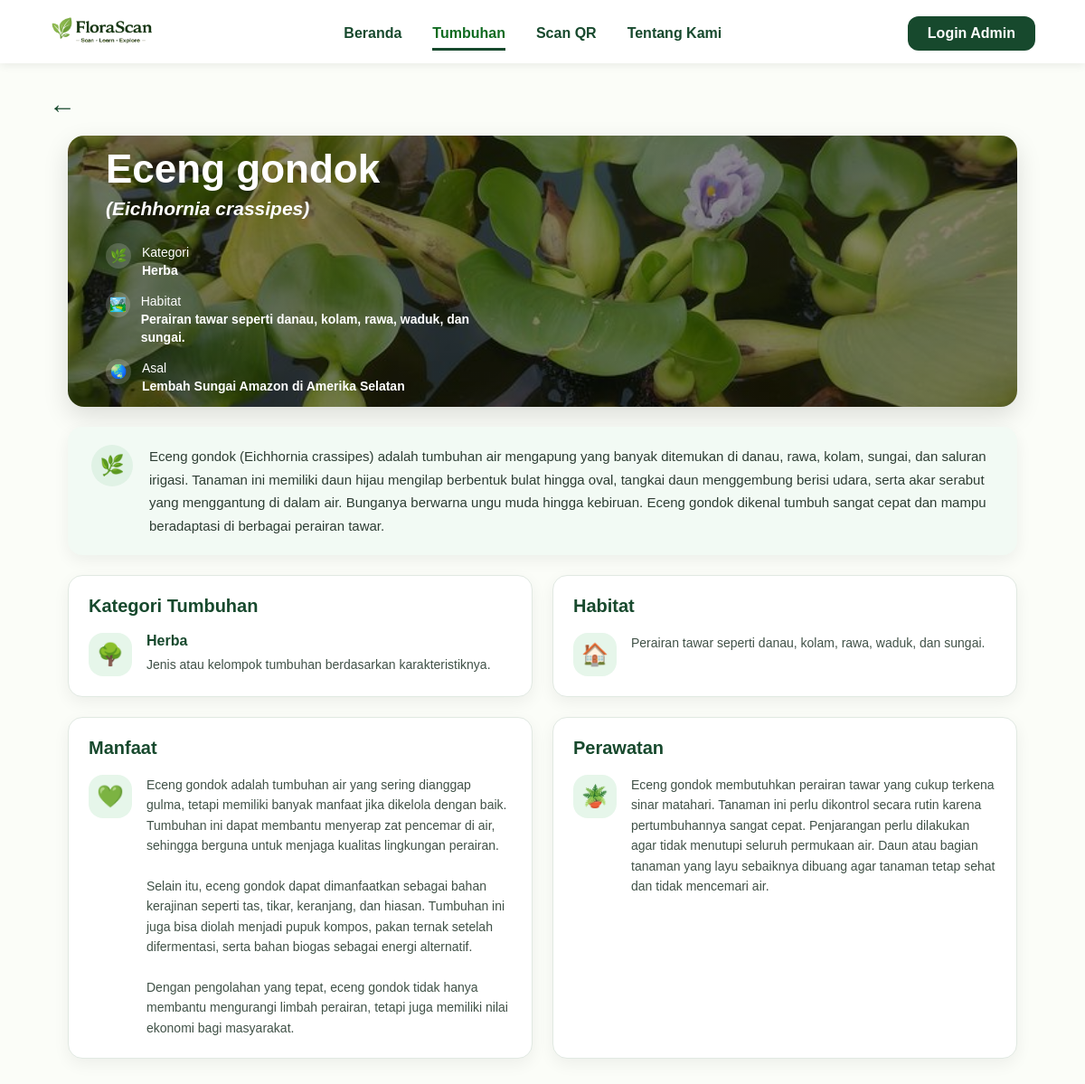
Screenshot of /detail.php?id=1 with the database file from the repository.
### tables this page shows
CREATE TABLE `tumbuhan` (
  `id_tumbuhan` int(11) NOT NULL,
  `nama_tumbuhan` varchar(100) NOT NULL,
  `nama_latin` varchar(100) NOT NULL,
  `kategori` varchar(100) NOT NULL,
  `habitat` varchar(150) NOT NULL,
  `asal` varchar(150) NOT NULL,
  `manfaat` text NOT NULL,
  `perawatan` text NOT NULL,
  `deskripsi` text NOT NULL,
  `gambar` varchar(255) DEFAULT NULL,
  `qr_code` varchar(255) DEFAULT NULL,
  `tanggal_input` timestamp NOT NULL DEFAULT current_timestamp()
);

### detail.php (the view, shortened to what this page needs)
<?php
include 'koneksi.php';
$id = mysqli_real_escape_string($koneksi, $_GET['id']);
$query = mysqli_query($koneksi, "SELECT * FROM tumbuhan WHERE id_tumbuhan='$id'");
$tumbuhan = mysqli_fetch_assoc($query);
$gambar = !empty($tumbuhan['gambar']) ? "img/" . $tumbuhan['gambar'] : "";
?>
<!DOCTYPE html>
<html lang="id">
<head>
    <link rel="stylesheet" href="css/style.css?v=47">
</head>
<body>
<nav class="navbar">
    <div class="logo-wrap">
        <img src="img/logo-florascan.png" alt="FloraScan" class="logo-img">
    </div>
    <ul>
        <li><a href="index.php">Beranda</a></li>
        <li><a href="tumbuhan.php" class="active">Tumbuhan</a></li>
        <li><a href="scan.php">Scan QR</a></li>
        <li><a href="tentang.php">Tentang Kami</a></li>
    </ul>
    <?php if (isset($_SESSION['admin'])) { ?>
        <a href="admin/dashboard.php" class="nav-btn">Halaman Admin</a>
    <?php } else { ?>
        <a href="admin/login.php" class="nav-btn">Login Admin</a>
    <?php } ?>
</nav>
<main class="detail-page">
    <a href="tumbuhan.php" class="detail-back">←</a>
    <section class="detail-banner" style="background-image:linear-gradient(rgba(0,0,0,0.45), rgba(0,0,0,0.45)), url('<?= htmlspecialchars($gambar); ?>');">
        <div class="detail-banner-content">
            <h1><?= htmlspecialchars($tumbuhan['nama_tumbuhan']); ?></h1>
            <h3>
                (<?= htmlspecialchars($tumbuhan['nama_latin']); ?>)
            </h3>
            <div class="detail-meta">
                <div>
                    <span>🌿</span>
                    <p>Kategori<br><b><?= htmlspecialchars($tumbuhan['kategori']); ?></b></p>
                </div>
                <div>
                    <span>🏞️</span>
                    <p>Habitat<br><b><?= htmlspecialchars($tumbuhan['habitat']); ?></b></p>
                </div>
                <div>
                    <span>🌏</span>
                    <p>Asal<br><b><?= htmlspecialchars($tumbuhan['asal']); ?></b></p>
                </div>
            </div>
        </div>
    </section>
    <section class="detail-description">
        <div class="desc-icon">🌿</div>
        <p>
            <?= nl2br(htmlspecialchars($tumbuhan['deskripsi'])); ?>
        </p>
    </section>
    <section class="detail-card-grid">
        <div class="detail-small-card">
            <h3>Kategori Tumbuhan</h3>
            <div class="detail-card-content">
                <div class="card-icon">🌳</div>
                <div>
                    <h4><?= htmlspecialchars($tumbuhan['kategori']); ?></h4>
                    <p>
                        Jenis atau kelompok tumbuhan berdasarkan karakteristiknya.
                    </p>
                </div>
            </div>
        </div>
        <div class="detail-small-card">
            <h3>Habitat</h3>
            <div class="detail-card-content">
                <div class="card-icon">🏠</div>
                <div>
                    <p>
                        <?= nl2br(htmlspecialchars($tumbuhan['habitat'])); ?>
                    </p>
                </div>
            </div>
        </div>
        <div class="detail-small-card">
            <h3>Manfaat</h3>
            <div class="detail-card-content">
                <div class="card-icon">💚</div>
                <div>
                    <p>
                        <?= nl2br(htmlspecialchars($tumbuhan['manfaat'])); ?>
                    </p>
                </div>
            </div>
        </div>
        <div class="detail-small-card">
            <h3>Perawatan</h3>
            <div class="detail-card-content">
                <div class="card-icon">🪴</div>
                <div>
                    <p>
                        <?= nl2br(htmlspecialchars($tumbuhan['perawatan'])); ?>
                    </p>
                </div>
            </div>
        </div>
    </section>
</main>
</body>
</html>

### css/style.css (style rules this page uses)
* { margin:0; padding:0; box-sizing:border-box; font-family:Arial, Helvetica, sans-serif; }
body { background:#f8fbf4; color:#1f2933; }
.navbar { width:100%; background:white; display:flex; align-items:center; justify-content:space-between; padding:18px 55px; box-shadow:0 2px 10px rgba(0,0,0,0.08); position:sticky; top:0; z-index:10; }
.logo-wrap { display:flex; align-items:center; gap:12px; }
.navbar ul { display:flex; align-items:center; gap:34px; list-style:none; }
.navbar ul li a { color:#17492d; text-decoration:none; font-weight:bold; padding-bottom:8px; transition:0.3s ease; }
.navbar ul li a:hover, .navbar ul li a.active { color:#0f6b20; border-bottom:3px solid #17492d; }
.nav-btn { background:#17492d; color:white; padding:12px 24px; border-radius:12px; text-decoration:none; font-weight:bold; white-space:nowrap; transition:0.3s ease; }
.detail-page { background:#fbfdf8; min-height:100vh; padding:28px 52px 60px; }
.detail-back { display:inline-flex; width:34px; height:34px; align-items:center; justify-content:center; color:#17492d; text-decoration:none; font-size:30px; font-weight:bold; margin-bottom:18px; transition:0.3s ease; }
.detail-banner { max-width:1050px; height:300px; margin:0 auto 22px; border-radius:18px; background-size:cover; background-position:center; overflow:hidden; display:flex; align-items:center; box-shadow:0 10px 28px rgba(0,0,0,0.13); }
.detail-banner-content { color:white; padding:36px 42px; max-width:520px; }
.detail-banner-content h1 { font-size:44px; line-height:1.1; margin-bottom:8px; font-weight:800; }
.detail-banner-content h3 { font-size:21px; font-style:italic; margin-bottom:26px; font-weight:600; }
.detail-meta { display:flex; flex-direction:column; gap:13px; }
.detail-meta div { display:flex; align-items:flex-start; gap:12px; }
.detail-meta span { width:28px; height:28px; background:rgba(255,255,255,0.18); display:flex; align-items:center; justify-content:center; border-radius:50%; font-size:15px; }
.detail-meta p { font-size:14px; line-height:1.45; }
.detail-meta b { color:white; }
.detail-description { max-width:1050px; margin:0 auto 22px; background:#f2faf4; border-radius:16px; padding:20px 26px; display:flex; align-items:flex-start; gap:18px; box-shadow:0 6px 18px rgba(0,0,0,0.06); }
.desc-icon { width:46px; height:46px; background:#e0f2e5; color:#17492d; border-radius:50%; display:flex; align-items:center; justify-content:center; flex-shrink:0; font-size:22px; }
.detail-description p { color:#2d3d33; line-height:1.7; font-size:15px; }
.detail-card-grid { max-width:1050px; margin:0 auto; display:grid; grid-template-columns:repeat(2,1fr); gap:22px; }
.detail-small-card { background:white; border:1px solid #e1e9e2; border-radius:16px; padding:22px; box-shadow:0 6px 18px rgba(0,0,0,0.06); transition:0.3s ease; }
.detail-small-card h3 { color:#17492d; font-size:20px; margin-bottom:18px; }
.detail-card-content { display:flex; align-items:flex-start; gap:16px; }
.card-icon { width:48px; height:48px; background:#e6f6ea; border-radius:16px; display:flex; align-items:center; justify-content:center; font-size:24px; flex-shrink:0; }
.detail-card-content h4 { color:#17492d; font-size:16px; margin-bottom:6px; }
.detail-card-content p { color:#405147; line-height:1.6; font-size:14px; }
.logo-wrap { display:flex; align-items:center; text-decoration:none; }
.logo-img { height:58px; width:auto; display:block; }
.navbar { padding:12px 55px !important; min-height:70px; align-items:center !important; }
.logo-img { height:44px; width:auto; display:block; transform:none !important; }
.navbar ul { display:flex; align-items:center; transform:translateY(2px); }
.nav-btn { padding:10px 22px; transform:translateY(2px); }

### rows the page displays
tumbuhan: gambar (picture), nama_tumbuhan "Eceng gondok", nama_latin "Eichhornia crassipes", kategori "Herba", habitat "Perairan tawar seperti danau, kolam, rawa, waduk, dan sungai.", asal "Lembah Sungai Amazon di Amerika Selatan", deskripsi "Eceng gondok (Eichhornia crassipes) adalah tumbuhan air mengapung yang banyak ditemukan di danau, rawa, kolam, sungai, dan saluran irigasi. Tanaman ini memiliki daun hijau mengilap berbentuk bulat hingga oval, tangkai daun menggembung berisi udara, serta akar serabut yang menggantung di dalam air. Bunganya berwarna ungu muda hingga kebiruan. Eceng gondok dikenal tumbuh sangat cepat dan mampu beradaptasi di berbagai perairan tawar.", manfaat "Eceng gondok adalah tumbuhan air yang sering dianggap gulma, tetapi memiliki banyak manfaat jika dikelola dengan baik. Tumbuhan ini dapat membantu menyerap zat pencemar di air, sehingga berguna untuk menjaga kualitas lingkungan perairan. Selain itu, eceng gondok dapat dimanfaatkan sebagai bahan kerajinan seperti tas, tikar, keranjang, dan hiasan. Tumbuhan ini juga bisa diolah menjadi pupuk kompos, pakan ternak setelah difermentasi, serta bahan biogas sebagai energi alternatif. Dengan pengolahan yang tepat, eceng gondok tidak hanya membantu mengurangi limbah perairan, tetapi juga memiliki nilai ekonomi bagi masyarakat.", perawatan "Eceng gondok membutuhkan perairan tawar yang cukup terkena sinar matahari. Tanaman ini perlu dikontrol secara rutin karena pertumbuhannya sangat cepat. Penjarangan perlu dilakukan agar tidak menutupi seluruh permukaan air. Daun atau bagian tanaman yang layu sebaiknya dibuang agar tanaman tetap sehat dan tidak mencemari air."
